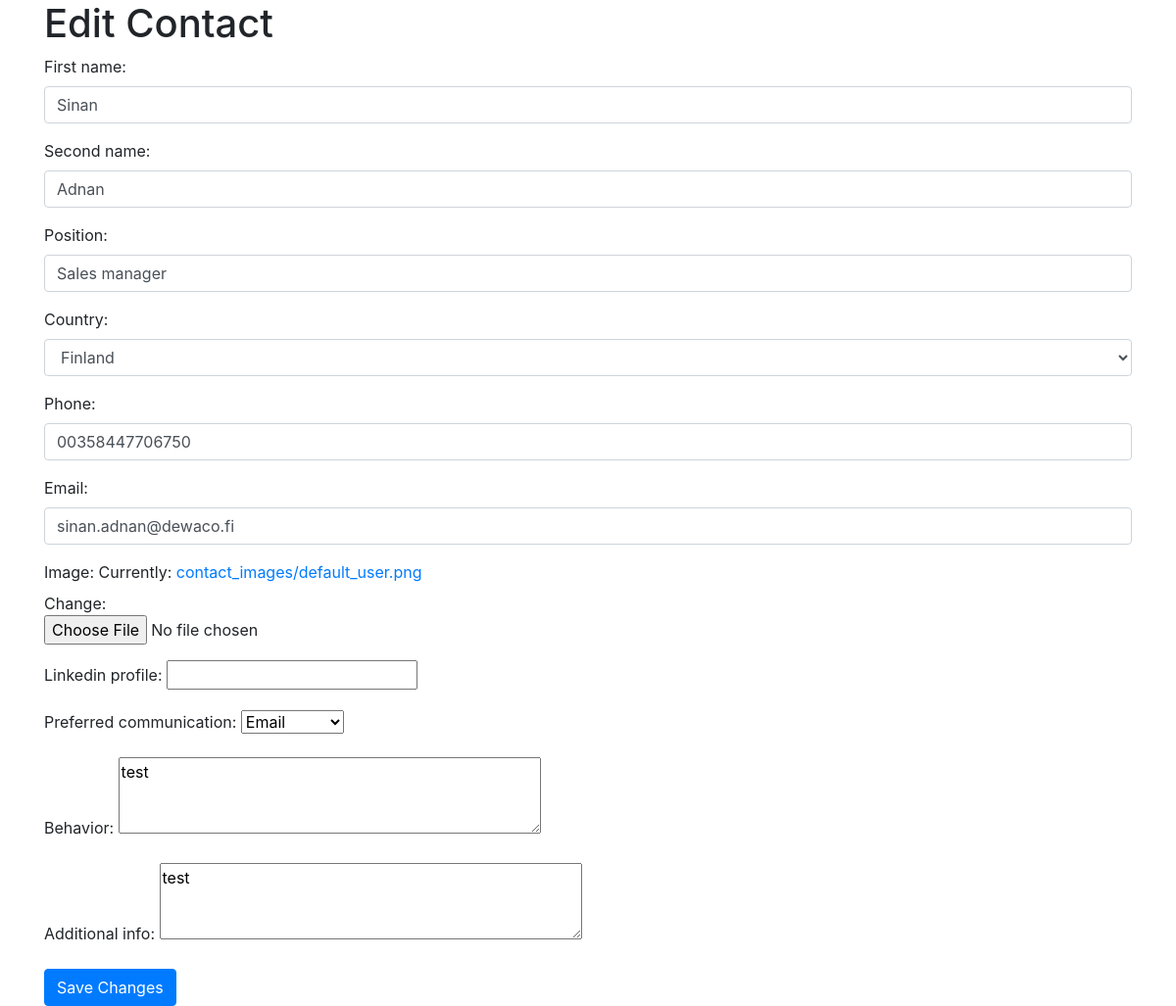
/companies/contact/1/edit/, run on the app's committed database.
### company/models.py (models this page shows, shortened)
class Contact(models.Model):
    company = models.ForeignKey('Company', related_name='contacts', on_delete=models.CASCADE)
    first_name = models.CharField(max_length=100)
    second_name = models.CharField(max_length=100, blank=True, null=True)  # Optional field
    position = models.CharField(max_length=100, blank=True, null=True)  # Optional field
    country = CountryField(blank_label='(Select a country)', null=True, blank=True)  # Optional field
    phone = models.CharField(max_length=15)
    email = models.EmailField(
        unique=True,
        error_messages={
            'unique': "A contact with this email already exists.",
            }
        )
    image = models.ImageField(
        upload_to='contact_images/',
        default='contact_images/default_user.png'
        )
    linkedin_profile = models.URLField(max_length=200, blank=True, null=True)
    preferred_communication = models.CharField(
        max_length=50,
        choices=[
            ('Email', 'Email'),
            ('Phone', 'Phone'),
            ('In-person', 'In-person'),
            ('Messaging', 'Messaging'),
        ],
        blank=True,
        null=True,
        default='Email'
    )
    behavior = models.TextField(blank=True, null=True)  # For notes on behavior
    additional_info = models.TextField(blank=True, null=True)
    created_at = models.DateTimeField(auto_now_add=True)
    updated_at = models.DateTimeField(auto_now=True)

### company/views.py (the view)
# urls.py: path('contact/<int:contact_id>/edit/', views.edit_contact, name='edit_contact'),
def edit_contact(request, contact_id):
    contact = get_object_or_404(Contact, id=contact_id)
    if request.method == "POST":
        form = ContactForm(request.POST, instance=contact)
        if form.is_valid():
            form.save()
            return redirect('company:company_detail', pk=contact.company.id)
    form = ContactForm(instance=contact)
    return render(request, 'company/edit_contact.html', {'form': form, 'contact': contact})

### company/forms.py
class ContactForm(forms.ModelForm):
    class Meta:
        model = Contact
        fields = ['first_name', 'second_name', 'position', 'country', 'phone', 'email' , 'image' ,
            'linkedin_profile', 'preferred_communication', 'behavior',
             'additional_info']
        widgets = {
            'first_name': forms.TextInput(attrs={'class': 'form-control', 'placeholder': 'First Name'}),
            'second_name': forms.TextInput(attrs={'class': 'form-control', 'placeholder': 'Second Name'}),
            'position': forms.TextInput(attrs={'class': 'form-control', 'placeholder': 'Position'}),
            'country': forms.Select(attrs={'class': 'form-control'}),
            'phone': forms.TextInput(attrs={'class': 'form-control', 'placeholder': 'Phone Number'}),
            'email': forms.EmailInput(attrs={'class': 'form-control', 'placeholder': 'Email Address'}),
            'image': forms.ClearableFileInput(attrs={'class': 'form-control-file'}),
            'behavior': forms.Textarea(attrs={'rows': 3}),
            'additional_info': forms.Textarea(attrs={'rows': 3}),
        }

### company/templates/company/edit_contact.html (shortened to what this page needs)
<!DOCTYPE html>
<html lang="en">
<head>
    <link href="https://stackpath.bootstrapcdn.com/bootstrap/4.5.2/css/bootstrap.min.css" rel="stylesheet">
</head>
<body>
    <div class="container">
        <h1>Edit Contact</h1>
        <form method="POST">
            {{ form.as_p }}
            <button type="submit" class="btn btn-primary">Save Changes</button>
        </form>
    </div>
</body>
</html>

### data on the page
Contact: first_name "Sinan", second_name "Adnan", position "Sales manager", country "Finland", phone "00358447706750", email "sinan.adnan@dewaco.fi", preferred_communication "Email", behavior "test", additional_info "test"
